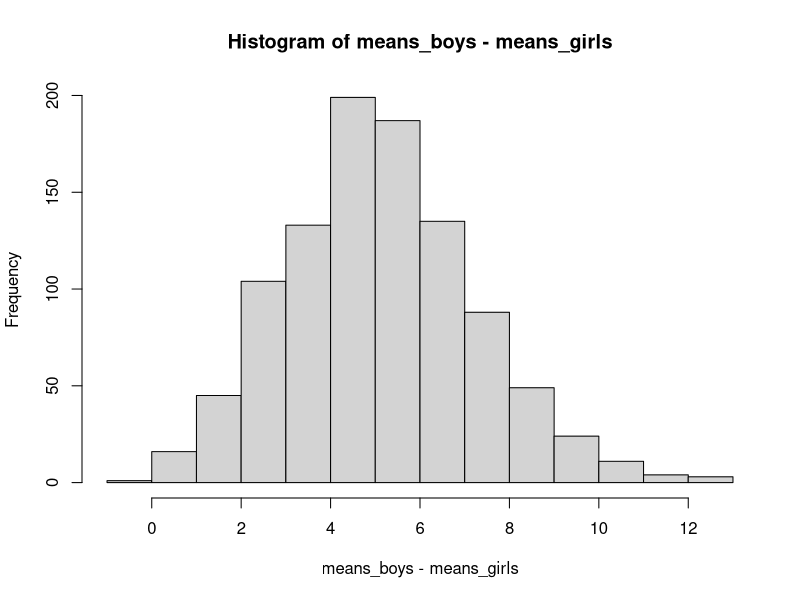

R code for this plot:
boys <- c(4.6, 5.5, 6.5, 0.0, 0.0, 3.0, 2.8, 6.4, 1.0, 0.9, 0.0, 28.1, 8.7, 1.6, 5.1, 17.0, 4.7, 28.1)
girls <- c(0.0, 1.3, 2.2, 0.0, 1.3, 0.0, 0.0, 0.0, 0.0, 3.9, 0.0, 10.1, 5.2,3.2, 0.0)

bm <- length(boys)
gm <- length(girls)

stdb <- sd(boys)
stdg <- sd(girls)

#bootstrap boys (mean)
boys_data <- sample(boys, bm, replace=TRUE, prob=NULL)
boys_datamat <- matrix(0, nrow=999, ncol=bm)
for (i in 1:999){
	boys_datamat[i,] <- sample(boys, bm, replace=TRUE, prob=NULL)
}
means_boys <- 0
for( i in 1:999){
	means_boys[i] <- mean(boys_datamat[i,])
}
mean_boys <- mean(means_boys)

#bootstrap girls (mean)
girls_data <- sample(boys, bm, replace=TRUE, prob=NULL)
girls_datamat <- matrix(0, nrow=999, ncol=gm)
for (i in 1:999){
	girls_datamat[i,] <- sample(girls, gm, replace=TRUE, prob=NULL)
}
means_girls <- 0
for( i in 1:999){
	means_girls[i] <- mean(girls_datamat[i,])
}
mean_girls <- mean(means_girls)

#bootstrap difference (mean)?
sdegirlsmeans = sd(means_girls)/sqrt(length(girls))
sdeboysmeans = sd(means_boys)/sqrt(length(boys))
sdediffmeans = sd(means_boys-means_girls)/sqrt(length(boys)+length(girls))

CI_low <- mean_boys - mean_girls + qnorm(0.05)*sdediffmeans
CI_high <- mean_boys - mean_girls + qnorm(0.95)*sdediffmeans

print(CI_low)
print(CI_high)
print(CI_high - CI_low)

hist(means_boys-means_girls)
